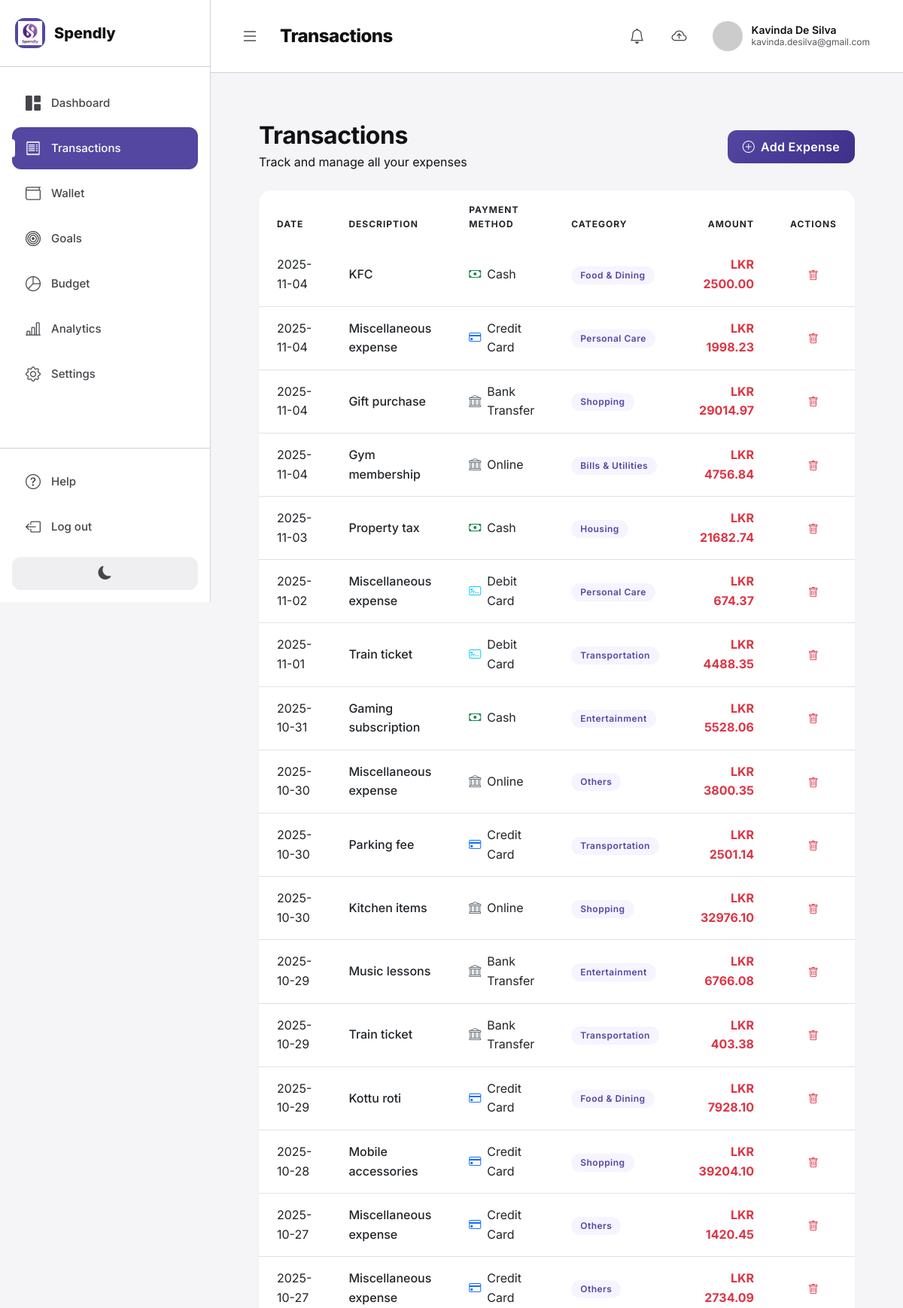
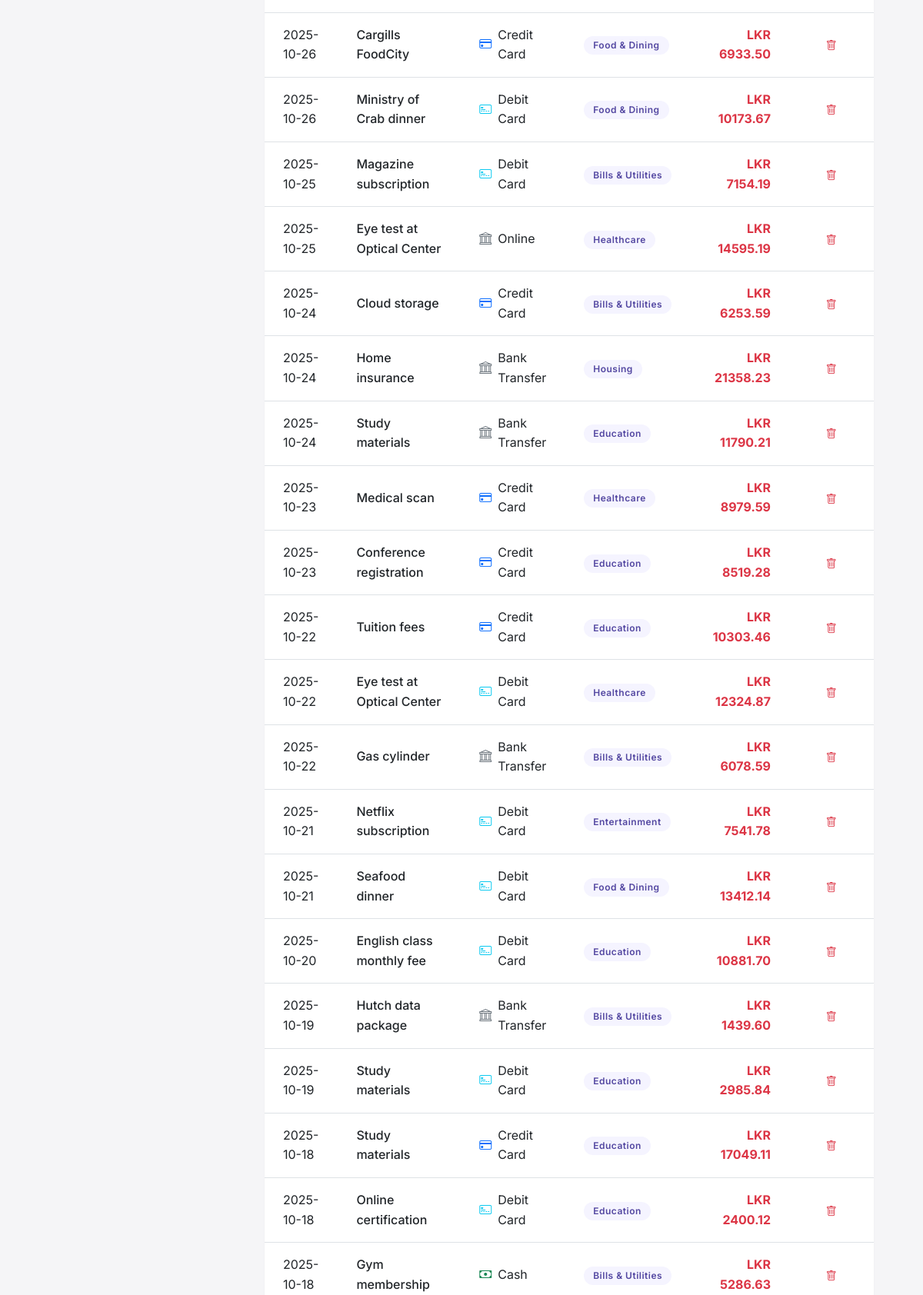
Page /expenses (signed in, upper part) on the committed database (2 pictures, top to bottom).
### tables this page shows
CREATE TABLE expense (
    expense_id INTEGER PRIMARY KEY AUTOINCREMENT,
    user_id INTEGER NOT NULL,
    category_id INTEGER NOT NULL,
    amount REAL NOT NULL CHECK (amount > 0),
    expense_date TEXT NOT NULL,
    description TEXT,
    payment_method TEXT NOT NULL CHECK (payment_method IN ('Cash', 'Credit Card', 'Debit Card', 'Online', 'Bank Transfer')),
    created_at TEXT NOT NULL DEFAULT (datetime('now', 'localtime')),
    modified_at TEXT NOT NULL DEFAULT (datetime('now', 'localtime')),
    is_synced INTEGER NOT NULL DEFAULT 0 CHECK (is_synced IN (0, 1)),
    sync_timestamp TEXT,
    FOREIGN KEY (user_id) REFERENCES user(user_id) ON DELETE CASCADE,
    FOREIGN KEY (category_id) REFERENCES category(category_id) ON DELETE RESTRICT
);

CREATE TABLE category (
    category_id INTEGER PRIMARY KEY AUTOINCREMENT,
    category_name TEXT NOT NULL UNIQUE,
    category_type TEXT NOT NULL CHECK (category_type IN ('EXPENSE', 'INCOME')),
    description TEXT,
    is_active INTEGER NOT NULL DEFAULT 1 CHECK (is_active IN (0, 1))
);

### webapp/app.py (the view)
@app.route('/expenses')
@login_required
def expenses():
    db = get_sqlite_db()
    user_id = session['user_id']
    expenses_list = db.execute('''
        SELECT e.*, c.category_name
        FROM expense e
        JOIN category c ON e.category_id = c.category_id
        WHERE e.user_id = ?
        ORDER BY e.expense_date DESC, e.created_at DESC
    ''', (user_id,)).fetchall()
    categories = db.execute('''
        SELECT * FROM category
        WHERE category_type = 'EXPENSE' AND is_active = 1
        ORDER BY category_name
    ''').fetchall()
    db.close()
    return render_template('expenses.html',
                         expenses=expenses_list,
                         categories=categories)

### webapp/app.py (called while the page is built)
@app.context_processor
def inject_pending_sync_count():
    if 'user_id' in session:
        db = get_sqlite_db()
        user_id = session['user_id']
        pending_count = 0
        pending_count += db.execute('SELECT COUNT(*) as count FROM expense WHERE user_id = ? AND is_synced = 0', (user_id,)).fetchone()['count']
        pending_count += db.execute('SELECT COUNT(*) as count FROM income WHERE user_id = ? AND is_synced = 0', (user_id,)).fetchone()['count']
        pending_count += db.execute('SELECT COUNT(*) as count FROM budget WHERE user_id = ? AND is_synced = 0', (user_id,)).fetchone()['count']
        pending_count += db.execute('SELECT COUNT(*) as count FROM savings_goal WHERE user_id = ? AND is_synced = 0', (user_id,)).fetchone()['count']
        db.close()
        return dict(pending_sync_count=pending_count)
    return dict(pending_sync_count=0)

def get_sqlite_db():
    conn = sqlite3.connect(SQLITE_DB_PATH)
    conn.row_factory = sqlite3.Row
    return conn

def login_required(f):
    @wraps(f)
    def decorated_function(*args, **kwargs):
        if 'user_id' not in session:
            flash('Please log in to access this page.', 'warning')
            return redirect(url_for('login'))
        return f(*args, **kwargs)
    return decorated_function

### webapp/templates/expenses.html (shortened to what this page needs)
{% extends "base.html" %}
{% block page_title %}Transactions{% endblock %}
{% block content %}
<div class="finset-content">
    <div class="d-flex justify-content-between align-items-center mb-4">
        <div>
            <h2 class="fw-bold mb-1">Transactions</h2>
            <p class="text-muted mb-0">Track and manage all your expenses</p>
        </div>
        <button class="btn btn-primary d-flex align-items-center gap-2" data-bs-toggle="modal" data-bs-target="#addExpenseModal">
            <i class="bi bi-plus-circle"></i>
            <span>Add Expense</span>
        </button>
    </div>
    <div class="card border-0 shadow-sm">
        <div class="card-body p-0">
            {% if expenses %}
            <div class="table-responsive">
                <table class="table table-hover align-middle mb-0">
                    <thead>
                        <tr>
                            <th class="px-4 py-3">DATE</th>
                            <th class="px-4 py-3">DESCRIPTION</th>
                            <th class="px-4 py-3">PAYMENT METHOD</th>
                            <th class="px-4 py-3">CATEGORY</th>
                            <th class="px-4 py-3 text-end">AMOUNT</th>
                            <th class="px-4 py-3 text-center">ACTIONS</th>
                        </tr>
                    </thead>
                    <tbody>
                        {% for expense in expenses %}
                        <tr>
                            <td class="px-4 py-3">
                                <span class="text-muted">{{ expense.expense_date }}</span>
                            </td>
                            <td class="px-4 py-3">
                                <span class="fw-medium">{{ expense.description or 'No description' }}</span>
                            </td>
                            <td class="px-4 py-3">
                                <div class="d-flex align-items-center gap-2">
                                    {% if expense.payment_method == 'Cash' %}
                                        <i class="bi bi-cash text-success"></i>
                                    {% elif expense.payment_method == 'Credit Card' %}
                                        <i class="bi bi-credit-card text-primary"></i>
                                    {% elif expense.payment_method == 'Debit Card' %}
                                        <i class="bi bi-credit-card-2-front text-info"></i>
                                    {% elif expense.payment_method == 'Digital Wallet' %}
                                        <i class="bi bi-wallet2 text-warning"></i>
                                    {% else %}
                                        <i class="bi bi-bank text-secondary"></i>
                                    {% endif %}
                                    <span>{{ expense.payment_method }}</span>
                                </div>
                            </td>
                            <td class="px-4 py-3">
                                <span class="badge rounded-pill" style="background-color: var(--primary-100); color: var(--primary-900); padding: 6px 12px;">
                                    {{ expense.category_name }}
                                </span>
                            </td>
                            <td class="px-4 py-3 text-end">
                                <span class="fw-bold text-danger">LKR {{ "%.2f"|format(expense.amount) }}</span>
                            </td>
                            <td class="px-4 py-3 text-center">
                                <a href="{{ url_for('delete_expense', expense_id=expense.expense_id) }}"
                                   class="btn btn-sm btn-outline-danger"
                                   onclick="return confirm('Are you sure you want to delete this expense?');">
                                    <i class="bi bi-trash"></i>
                                </a>
                            </td>
                        </tr>
                        {% endfor %}
                    </tbody>
                </table>
            </div>
            {% endif %}
        </div>
    </div>
</div>
{% endblock %}

### webapp/static/css/style.css (style rules this page uses)
:root { --primary-900: #5347A1; --primary-800: #6657C6; --primary-700: #7668E4; --primary-600: #8470FF; --primary-500: #A498FF; --primary-400: #BFB7FF; --primary-300: #D6D2FF; --primary-200: #ECEAFF; --primary-100: #F5F4FF; --primary-color: #5347A1; --primary-dark: #3E2F8A; --primary-light: #8470FF; --gray-900: #111113; --gray-800: #222226; --gray-700: #343438; --gray-600: #45454B; --gray-500: #56565E; --gray-400: #82828C; --gray-300: #A1A1A9; --gray-200: #D0D0D4; --gray-100: #EFEFF1; --success-800: #297832; --success-200: #E3FAE6; --danger-500: #E83838; --danger-200: #FFE8E8; --warning-500: #F9970C; --warning-200: #FEF4E1; --dark-color: #111113; --light-bg: #F5F5F7; --white: #FFFFFF; --black: #000000; --border-radius: 16px; --border-radius-sm: 12px; --border-radius-lg: 20px; --shadow-sm: 0 1px 2px rgba(0, 0, 0, 0.05); --shadow-md: 0 4px 6px rgba(0, 0, 0, 0.07); --shadow-lg: 0 10px 15px rgba(0, 0, 0, 0.1); --shadow-xl: 0 20px 25px rgba(0, 0, 0, 0.15); }
* { box-sizing: border-box; }
body { background-color: var(--light-bg); font-family: 'Inter', -apple-system, BlinkMacSystemFont, 'Segoe UI', Roboto, 'Helvetica Neue', Arial, sans-serif; color: var(--dark-color); line-height: 1.6; }
h1, h2, h3, h4, h5, h6 { font-weight: 700; color: var(--dark-color); letter-spacing: -0.5px; }
.finset-content { flex: 1; padding: 32px; }
.card { border: none; border-radius: var(--border-radius); transition: all 0.3s cubic-bezier(0.4, 0, 0.2, 1); background: var(--white); box-shadow: var(--shadow-sm); overflow: hidden; }
.card-body { padding: 1.5rem; }
.btn { border-radius: var(--border-radius-sm); font-weight: 600; padding: 0.625rem 1.25rem; transition: all 0.3s cubic-bezier(0.4, 0, 0.2, 1); border: none; letter-spacing: 0.3px; }
.btn-primary { background: linear-gradient(135deg, var(--primary-color) 0%, var(--primary-dark) 100%); }
.table { border-radius: var(--border-radius); overflow: hidden; }
.table thead { background: var(--light-bg); font-weight: 700; text-transform: uppercase; font-size: 0.75rem; letter-spacing: 1px; color: var(--gray-medium); }
.table thead th { border-bottom: 2px solid var(--gray-light); padding: 1rem; }
.table tbody td { padding: 1rem; vertical-align: middle; }
.table-hover tbody tr { transition: all 0.2s ease; cursor: pointer; }
.badge { padding: 0.5em 1em; border-radius: 100px; font-weight: 600; font-size: 0.75rem; letter-spacing: 0.5px; }
.bi { vertical-align: middle; }
.card, .alert { animation: fadeIn 0.4s ease; }
.shadow-sm { box-shadow: var(--shadow-sm) !important; }
.text-muted { color: var(--gray-medium) !important; }
body { transition: background-color 0.3s ease, color 0.3s ease; }
.card, .finset-sidebar, .finset-header, .form-control, .form-select { transition: background-color 0.3s ease, color 0.3s ease, border-color 0.3s ease; }

### rows in the picture
expense: expense_date "2025-11-04", description "KFC", payment_method "Cash", category_name "Food & Dining", amount "2500.00"
expense: expense_date "2025-11-04", description "Miscellaneous expense", payment_method "Credit Card", category_name "Personal Care", amount "1998.23"
expense: expense_date "2025-11-04", description "Gift purchase", payment_method "Bank Transfer", category_name "Shopping", amount "29014.97"
expense: expense_date "2025-11-04", description "Gym membership", payment_method "Online", category_name "Bills & Utilities", amount "4756.84"
expense: expense_date "2025-11-03", description "Property tax", payment_method "Cash", category_name "Housing", amount "21682.74"
expense: expense_date "2025-11-02", description "Miscellaneous expense", payment_method "Debit Card", category_name "Personal Care", amount "674.37"
expense: expense_date "2025-11-01", description "Train ticket", payment_method "Debit Card", category_name "Transportation", amount "4488.35"
expense: expense_date "2025-10-31", description "Gaming subscription", payment_method "Cash", category_name "Entertainment", amount "5528.06"
expense: expense_date "2025-10-30", description "Miscellaneous expense", payment_method "Online", category_name "Others", amount "3800.35"
expense: expense_date "2025-10-30", description "Parking fee", payment_method "Credit Card", category_name "Transportation", amount "2501.14"
expense: expense_date "2025-10-30", description "Kitchen items", payment_method "Online", category_name "Shopping", amount "32976.10"
expense: expense_date "2025-10-29", description "Music lessons", payment_method "Bank Transfer", category_name "Entertainment", amount "6766.08"
expense: expense_date "2025-10-29", description "Train ticket", payment_method "Bank Transfer", category_name "Transportation", amount "403.38"
expense: expense_date "2025-10-29", description "Kottu roti", payment_method "Credit Card", category_name "Food & Dining", amount "7928.10"
expense: expense_date "2025-10-28", description "Mobile accessories", payment_method "Credit Card", category_name "Shopping", amount "39204.10"
expense: expense_date "2025-10-27", description "Miscellaneous expense", payment_method "Credit Card", category_name "Others", amount "1420.45"
expense: expense_date "2025-10-27", description "Miscellaneous expense", payment_method "Credit Card", category_name "Others", amount "2734.09"
expense: expense_date "2025-10-26", description "Cargills FoodCity", payment_method "Credit Card", category_name "Food & Dining", amount "6933.50"
expense: expense_date "2025-10-26", description "Ministry of Crab dinner", payment_method "Debit Card", category_name "Food & Dining", amount "10173.67"
expense: expense_date "2025-10-25", description "Magazine subscription", payment_method "Debit Card", category_name "Bills & Utilities", amount "7154.19"
expense: expense_date "2025-10-25", description "Eye test at Optical Center", payment_method "Online", category_name "Healthcare", amount "14595.19"
expense: expense_date "2025-10-24", description "Cloud storage", payment_method "Credit Card", category_name "Bills & Utilities", amount "6253.59"
expense: expense_date "2025-10-24", description "Home insurance", payment_method "Bank Transfer", category_name "Housing", amount "21358.23"
expense: expense_date "2025-10-24", description "Study materials", payment_method "Bank Transfer", category_name "Education", amount "11790.21"
expense: expense_date "2025-10-23", description "Medical scan", payment_method "Credit Card", category_name "Healthcare", amount "8979.59"
expense: expense_date "2025-10-23", description "Conference registration", payment_method "Credit Card", category_name "Education", amount "8519.28"
expense: expense_date "2025-10-22", description "Tuition fees", payment_method "Credit Card", category_name "Education", amount "10303.46"
expense: expense_date "2025-10-22", description "Eye test at Optical Center", payment_method "Debit Card", category_name "Healthcare", amount "12324.87"
expense: expense_date "2025-10-22", description "Gas cylinder", payment_method "Bank Transfer", category_name "Bills & Utilities", amount "6078.59"
expense: expense_date "2025-10-21", description "Netflix subscription", payment_method "Debit Card", category_name "Entertainment", amount "7541.78"
expense: expense_date "2025-10-21", description "Seafood dinner", payment_method "Debit Card", category_name "Food & Dining", amount "13412.14"
expense: expense_date "2025-10-20", description "English class monthly fee", payment_method "Debit Card", category_name "Education", amount "10881.70"
expense: expense_date "2025-10-19", description "Hutch data package", payment_method "Bank Transfer", category_name "Bills & Utilities", amount "1439.60"
expense: expense_date "2025-10-19", description "Study materials", payment_method "Debit Card", category_name "Education", amount "2985.84"
expense: expense_date "2025-10-18", description "Study materials", payment_method "Credit Card", category_name "Education", amount "17049.11"
expense: expense_date "2025-10-18", description "Online certification", payment_method "Debit Card", category_name "Education", amount "2400.12"
expense: expense_date "2025-10-18", description "Gym membership", payment_method "Cash", category_name "Bills & Utilities", amount "5286.63"

### other values in the picture
{{ session.full_name }} "Kavinda De Silva"
{{ session.email }} "kavinda.desilva@gmail.com"
